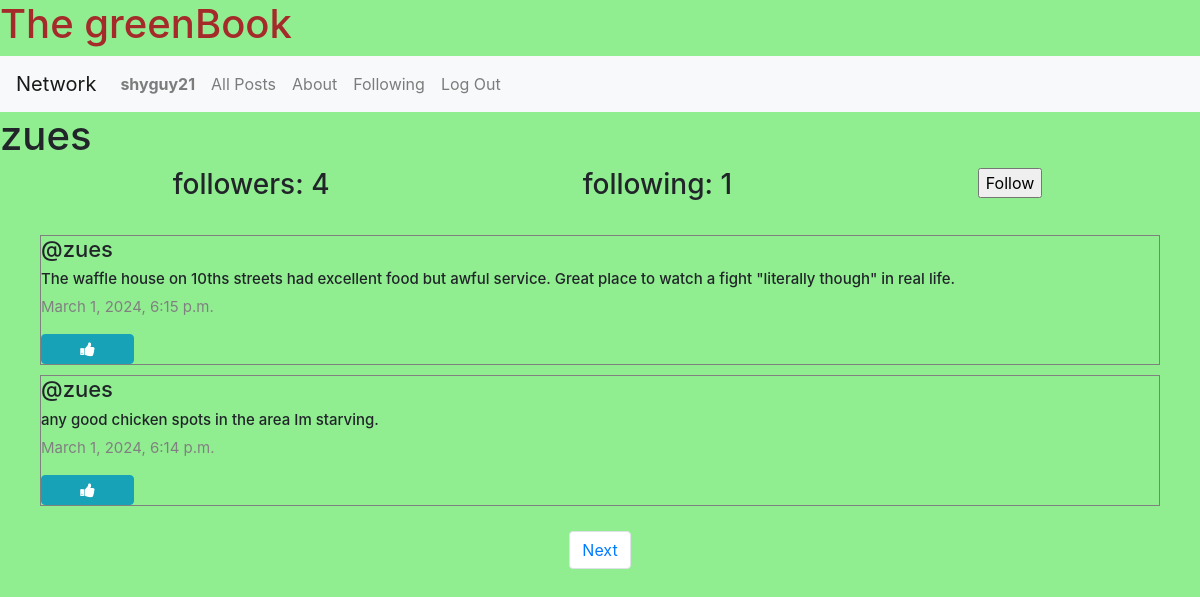
The page /profile/3 (signed in) on the database its author committed.
### network/models.py (models this page shows, shortened)
class User(AbstractUser):
    pass

class Post(models.Model):
    content=models.CharField(max_length=140)
    user=models.ForeignKey(User,on_delete=models.CASCADE,related_name="author")
    imageUrl=models.CharField(max_length=1000,null=True)
    date=models.DateTimeField(auto_now_add=True)
    comment=models.CharField(max_length=140, default="feedback")

### network/views.py (the view)
# urls.py: path('profile/<int:user_id>',views.profile,name='profile'),
def profile(request,user_id):
     user=User.objects.get(pk=user_id)
     otherUser=User.objects.get(pk=request.user.id)
     allPosts=Post.objects.filter(user=user).order_by("id").reverse()
     following= Follow.objects.filter(user=user)
     followers=Follow.objects.filter(user_follower=user)
     try:
         checkFollow=followers.filter(user=User.objects.get(pk=request.user.id))
         if len(checkFollow) !=0:
             isFollowing=True
         else:
             isFollowing =False
     except:
         isFollowing= False
     paginator=Paginator(allPosts,2)
     page_number= request.GET.get('page')
     posts_of_the_page=paginator.get_page(page_number)
     return render(request, "network/profile.html",{
        "allPosts":allPosts,
        "posts_of_the_page":posts_of_the_page,
        "username":user.username,
        'following':following,
        "followers":followers,
        "isFollowing":isFollowing,
        "user_profile":user
    })

### network/templates/network/profile.html (shortened to what this page needs)
{% extends "network/layout.html" %}
{% block body %}
<h1>{{ username }}</h1>
<div class="contianer">
<div class="row d-flex justify-content-center">
    <h3 class="col-4"> followers: {{followers.count}}</h3>
    <h3 class="col-4"> following: {{following.count}}</h3>
    {% if user.is_authenticated %}
    {% if user != user_profile %}
    {% if isFollowing %}
    <form action=" {% url 'unfollow' %}" method="post">
        {% csrf_token %}
        <input type="hidden" name="userfollow" value="{{ user_profile }}">
        <input type="submit" value="unfollow">
    </form>
    {% else %}
    <form action="{% url 'follow' %}" method="post">
        <input type="submit" value="Follow">
    </form>
    {% endif %}
    {% endif %}
    {% endif %}
    </div>
</div>
<div class="all-posts" >
    {% for post in posts_of_the_page %}
    <div class="post" style="margin: 5px 20px; border:0.1px solid gray; display: flex;
    justify-content: center;
    flex-direction:column;
    box-sizing: border-box;">
<h5 class="username">@{{ post.user }}</h5>
<h6 class="content" id="content_{{post.id}}" >{{ post.content }}</h6>
 <p class="date"> {{ post.date }}</p>
 {% if user.is_authenticated %}
 {% if user == post.user %}
 <div class="d-flex justify-content-around">
     <button class="btn btn-primary" data-toggle="modal" data-target="#modal_edit_post_{{ post.id }}" > Edit </button>
 </div>
 <div class="modal" id="modal_edit_post_{{ post.id }}" tabindex="-1" role="dialog" aria-labelledby="modal_edit_post_{{ post.id }}_label" aria-hidden="true">
     <div class="modal-dialog" role="document">
       <div class="modal-content">
         <div class="modal-header">
           <h5 class="modal-title">Edit Post</h5>
           <button type="button" class="close" data-dismiss="modal" aria-label="Close">
             <span aria-hidden="true">&times;</span>
           </button>
         </div>
         <div class="modal-body">
           <textarea rows="5" id="textarea_{{ post.id }}" class="form-control" name="content">{{ post.content }}</textarea>
         </div>
         <div class="modal-footer">
           <button type="button" class="btn btn-primary" onclick= "submitHandler({{ post.id }})">Save changes</button>
           <button type="button" class="btn btn-secondary" data-dismiss="modal">Close</button>
         </div>
       </div>
     </div>
   </div>
   {% else %}
     {% if post.id in whoYouLiked %}
   <button class="btn btn-info fa fa-thumbs-down col-1" onclick="likeHandler({{ post.id }},{{ whoYouLiked }})" post id="{{ post.id }}"></button>
     {% else %}
     <button class="btn btn-info fa fa-thumbs-up col-1"  onclick="likeHandler({{ post.id }},{{ whoYouLiked }})" post id="{{ post.id }}"></button>
     {% endif %}
 {% endif %}
 {% endif %}
</div>
    {% endfor %}
</div>
<nav aria-label="Page navigation example">
    <ul class="pagination d-flex justify-content-center">
      {% if posts_of_the_page.has_next %}
      <li class="page-item"><a class="page-link" href="?page={{ posts_of_the_page.next_page_number }}">Next</a></li>
        {% endif %}
    </ul>
  </nav>
{% endblock %}

### network/templates/network/layout.html (shortened to what this page needs)
{% load static %}
<!DOCTYPE html>
<html lang="en">
    <head>
        <link rel="stylesheet" href="https://stackpath.bootstrapcdn.com/bootstrap/4.4.1/css/bootstrap.min.css">
        <link href="{% static 'network/styles.css' %}" rel="stylesheet">
        <link rel="stylesheet" href="https://cdnjs.cloudflare.com/ajax/libs/font-awesome/4.7.0/css/font-awesome.min.css">
    </head>
    <body style="background-color: lightgreen;">
<h1 style="color:brown"> The greenBook</h1>
        <nav class="navbar navbar-expand-lg navbar-light bg-light">
            <a class="navbar-brand" href="#">Network</a>
            <div >
              <ul class="navbar-nav mr-auto">
                {% if user.is_authenticated %}
                    <li class="nav-item">
                        <a class="nav-link" href="{% url 'profile' user_id=user.id %}"><strong>{{ user.username }}</strong></a>
                    </li>
                {% endif %}
                <li class="nav-item">
                  <a class="nav-link" href="{% url 'index' %}">All Posts</a>
                </li>
                <li class="nav-item">
                    <a class="nav-link" href="{% url 'about' %}">About</a>
                  </li>
                {% if user.is_authenticated %}
                    <li class="nav-item">
                        <a class="nav-link" href="{% url  'following' %}">Following</a>
                    </li>
                    <li class="nav-item">
                        <a class="nav-link" href="{% url 'logout' %}">Log Out</a>
                    </li>
                {% endif %}
              </ul>
            </div>
          </nav>
        <div class="body">
            {% block body %}
            {% endblock %}
        </div>
    </body>
</html>

### network/static/network/styles.css (style rules this page uses)
.all-posts { display: flex; justify-content: flex-start; flex-direction: column; margin: 20px; }
.content { font-size: 15px; }
.username { font-size: 22px; }
.date { color:gray; font-size: 15px; }

### network/templates/network/layout.html (style rules this page uses)
body { background-color: lightgreen; }

### rows shown on the page
User: username "shyguy21"
User: username "zues"
Post: user "zues", content "The waffle house on 10ths streets had excellent food but awful service. Great place to watch a fight \"literally though\" in real life.", date "March 1, 2024, 6:15 p.m."
Post: user "zues", content "any good chicken spots in the area Im starving.", date "March 1, 2024, 6:14 p.m."

### other values the page prints
{{ followers.count }} "4"
{{ following.count }} "1"
